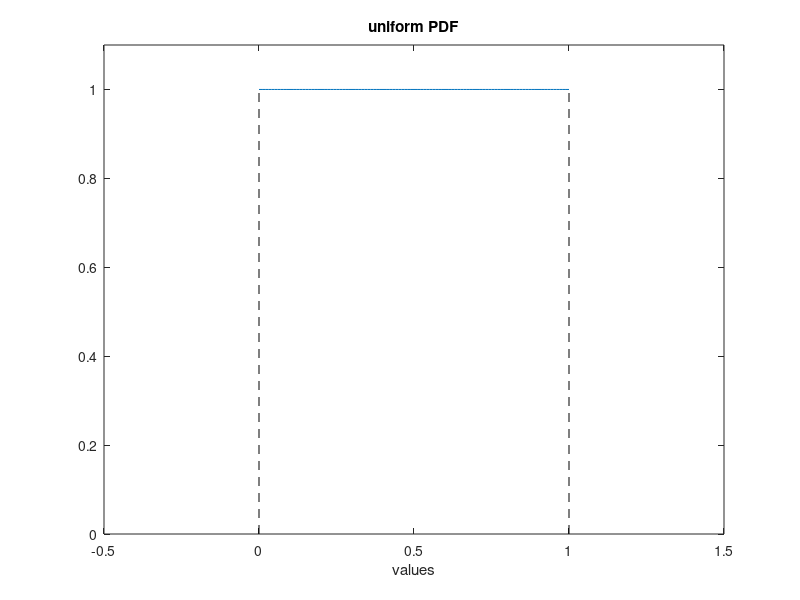

This chart was generated by the following MATLAB code:
% Uniform PDF
v=0:0.01:1; %values set
ypdf=unifpdf(v,0,1); %uniform PDF
plot(v,ypdf); hold on; %plots figure
axis([-0.5 1.5 0 1.1]);
xlabel('values'); title('uniform PDF');
plot([0 0],[0 1],'--k');
plot([1 1],[0 1],'--k');
